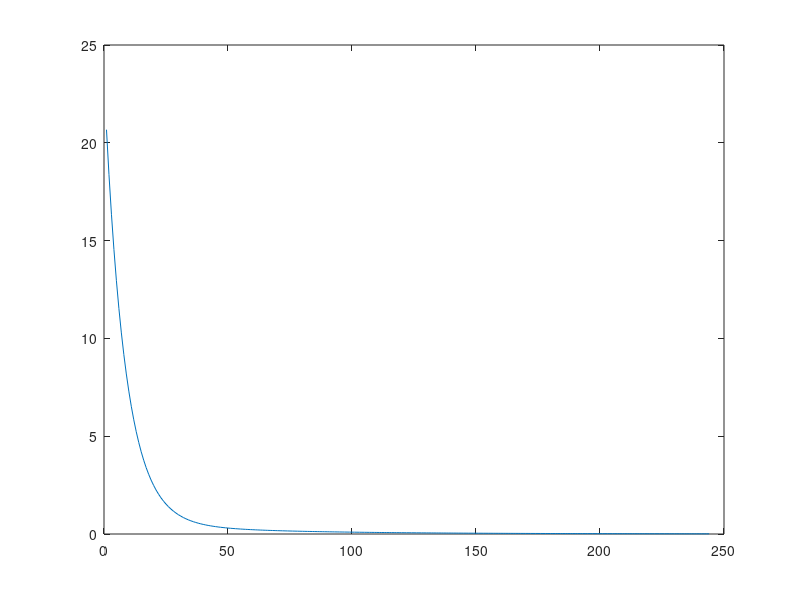

Reproduce this figure in MATLAB.
clc;
clear;

A = 1.1578;
B = 0.561;
C = 0.0794;
R1 = [A B C 0 0 0 0 0 0 0 0];
R2 = [B A B C 0 0 0 0 0 0 0];
R3 = [C B A B C 0 0 0 0 0 0];
R4 = [0 C B A B C 0 0 0 0 0];
R5 = [0 0 C B A B C 0 0 0 0];
R6 = [0 0 0 C B A B C 0 0 0];
R7 = [0 0 0 0 C B A B C 0 0];
R8 = [0 0 0 0 0 C B A B C 0];
R9 = [0 0 0 0 0 0 C B A B C];
R10 = [0 0 0 0 0 0 0 C B A B];
R11 = [0 0 0 0 0 0 0 0 C B A];

% Create a 2D matrix by stacking these rows
matrix_11x11 = [R1; R2; R3; R4; R5; R6; R7; R8; R9; R10; R11];

% Display the 11x11 matrix in a visually appealing format
fprintf('%8.4f %8.4f %8.4f %8.4f %8.4f %8.4f %8.4f %8.4f %8.4f %8.4f %8.4f\n', matrix_11x11.');

auto_correlation = [R1; R2; R3; R4; R5; R6; R7; R8; R9; R10; R11];
cross_correlation = transpose([0.28 1 0.28 0 0 0 0 0 0 0 0]);
wopt = inv(auto_correlation) * cross_correlation
Error_mean_square = transpose(wopt) * auto_correlation * wopt - 2 * transpose(wopt) * cross_correlation + 1;

w = transpose([1 1 1 1 1 1 1 1 1 1 1]);
miu = 0.025
size = 1:1:2000;
threshold = 0.01; % Threshold variable
excessive_means_quare_error = zeros(1, 200); % Initialize the array

for i = size
    w = w - 0.5 * miu * 2 * ((auto_correlation) * w - cross_correlation);
    error_w = transpose(w) * auto_correlation * w - 2 * transpose(w) * cross_correlation + 1;
    excessive_means_quare_error(i) = error_w - Error_mean_square;
    
    if excessive_means_quare_error(i) <= threshold
        fprintf('After %.1f iterations, the minimum error is smaller than %.2f.\n', i, threshold);
        fprintf('current excessive mean square error = %.4f\n', excessive_means_quare_error(i));
        fprintf('Excess Mean Square Error = Mean Sqaure Error - Min = %.4f\n', excessive_means_quare_error(i) - Error_mean_square );

        break; % Exit the loop when the condition is met
    end
end

plot(1:i, excessive_means_quare_error(1:i)); % Plot only the data up to the stopping point
